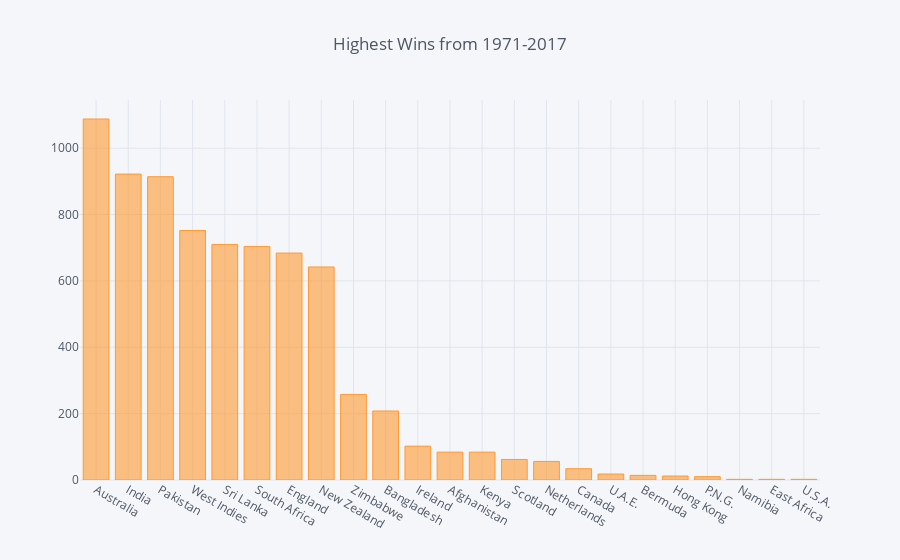

This figure's notebook cell:
### Markdown cell above
### Let's see who has most wins overall from 1971-2017
(Beforing answering above mentioned 4 questions :D )

### Code cell
Winner_series=pd.DataFrame(raw_data['Winner'].value_counts())
Winner_series.iplot(kind='bar',title='Highest Wins from 1971-2017')

### Figure 1 — Plotly figure (JSON) as saved in the notebook; plotly's stock layout.template omitted (floating-point values rounded to 4 significant figures)
{"data": [{"marker": {"color": "rgba(255, 153, 51, 0.6)", "line": {"color": "rgba(255, 153, 51, 1.0)", "width": 1}}, "name": "Winner", "orientation": "v", "text": "", "type": "bar", "uid": "754fa6bb-6288-4cb5-a5fd-6419d93f045b", "x": ["Australia", "India", "Pakistan", "West Indies", "Sri Lanka", "South Africa", "England", "New Zealand", "Zimbabwe", "Bangladesh", "Ireland", "Afghanistan", "Kenya", "Scotland", "Netherlands", "Canada", "U.A.E.", "Bermuda", "Hong Kong", "P.N.G.", "Namibia", "East Africa", "U.S.A."], "y": [1088, 922, 914, 752, 710, 704, 684, 642, 258, 208, 102, 84, 84, 62, 56, 34, 18, 14, 12, 10, 2, 2, 2]}], "layout": {"legend": {"bgcolor": "#F5F6F9", "font": {"color": "#4D5663"}}, "paper_bgcolor": "#F5F6F9", "plot_bgcolor": "#F5F6F9", "title": {"font": {"color": "#4D5663"}, "text": "Highest Wins from 1971-2017"}, "xaxis": {"gridcolor": "#E1E5ED", "showgrid": true, "tickfont": {"color": "#4D5663"}, "title": {"font": {"color": "#4D5663"}, "text": ""}, "zerolinecolor": "#E1E5ED"}, "yaxis": {"gridcolor": "#E1E5ED", "showgrid": true, "tickfont": {"color": "#4D5663"}, "title": {"font": {"color": "#4D5663"}, "text": ""}, "zerolinecolor": "#E1E5ED"}}}
